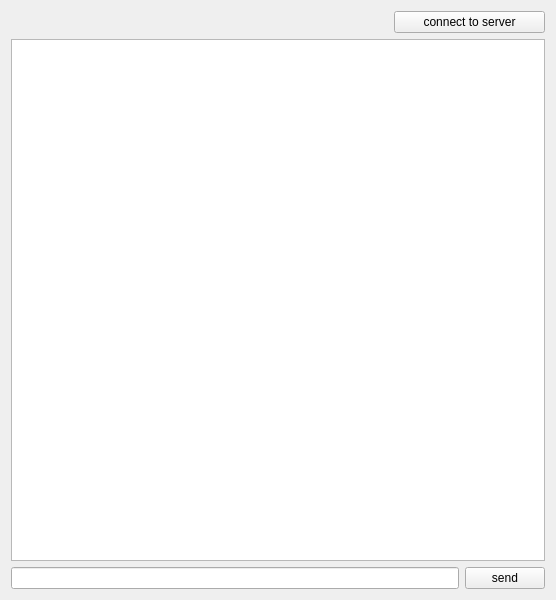
<?xml version="1.0" encoding="UTF-8"?>
<ui version="4.0">
 <class>Widget</class>
 <widget class="QWidget" name="Widget">
  <property name="geometry">
   <rect>
    <x>0</x>
    <y>0</y>
    <width>556</width>
    <height>600</height>
   </rect>
  </property>
  <property name="windowTitle">
   <string>Widget</string>
  </property>
  <layout class="QVBoxLayout" name="verticalLayout">
   <item>
    <layout class="QHBoxLayout" name="horizontalLayout_2" stretch="5,2">
     <item>
      <widget class="QLabel" name="label">
       <property name="text">
        <string/>
       </property>
      </widget>
     </item>
     <item>
      <widget class="QPushButton" name="pushButton_2">
       <property name="text">
        <string>connect to server</string>
       </property>
      </widget>
     </item>
    </layout>
   </item>
   <item>
    <widget class="QListWidget" name="listWidget"/>
   </item>
   <item>
    <layout class="QHBoxLayout" name="horizontalLayout">
     <item>
      <widget class="QLineEdit" name="lineEdit"/>
     </item>
     <item>
      <widget class="QPushButton" name="pushButton">
       <property name="text">
        <string>send</string>
       </property>
      </widget>
     </item>
    </layout>
   </item>
  </layout>
 </widget>
 <resources/>
 <connections/>
</ui>
